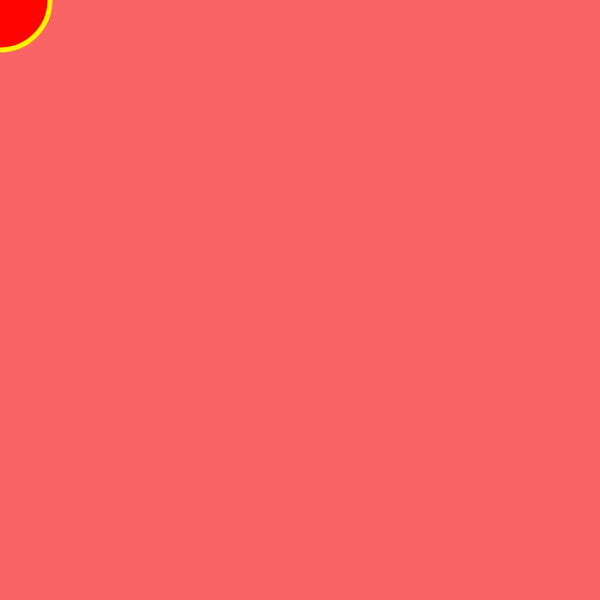
Frame 1 (no input)
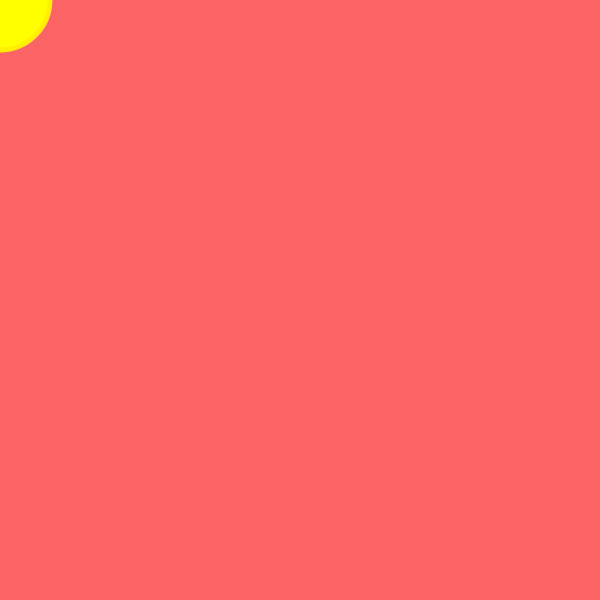
Frame 60 (no input)
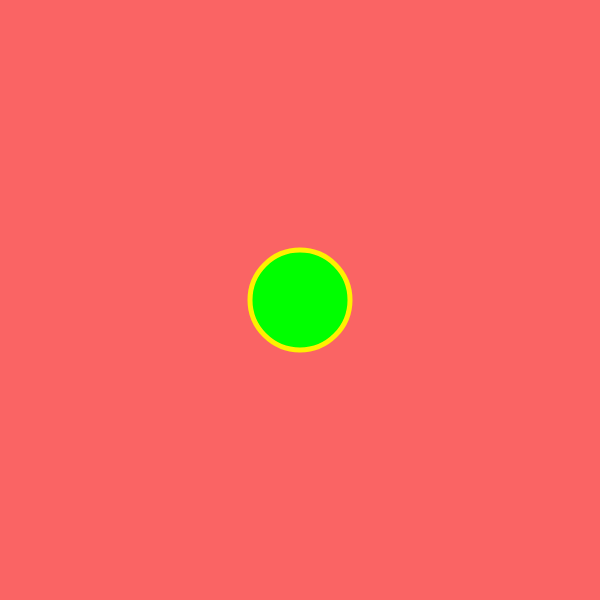
Frame 120 (the mouse pressed at the canvas centre since frame 60)

The p5.js sketch that drew these frames (run headless with seeded random() and noise() and a simulated clock; from frame 60 on, the mouse is pressed at the canvas centre):

// p5.js sketch
// ── sketch.js
function setup() {
  createCanvas(600, 600);
  noCursor();
}

function draw() {
  colorMode(RGB, 255);
  background(250, 100, 100);
  stroke(255, 240, 0);
  strokeWeight(5);

  //animating hue based on frameCount
  colorMode(HSB, 360, 100, 100);
  fill(frameCount % 360, 100, 100);
  ellipse(mouseX, mouseY, 100, 100);
}
